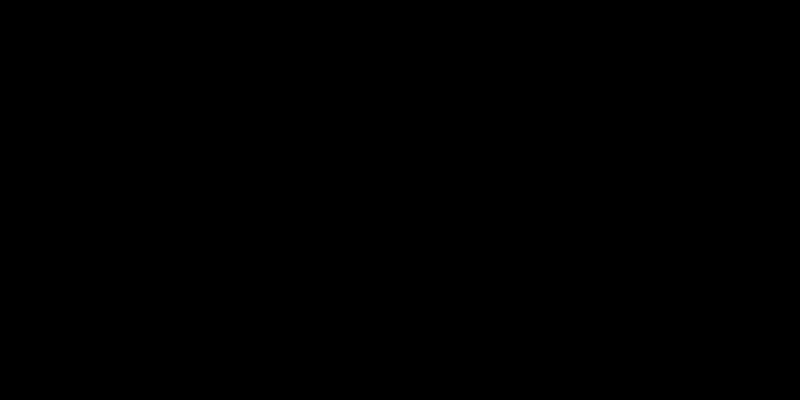
Frame 1 (no input)
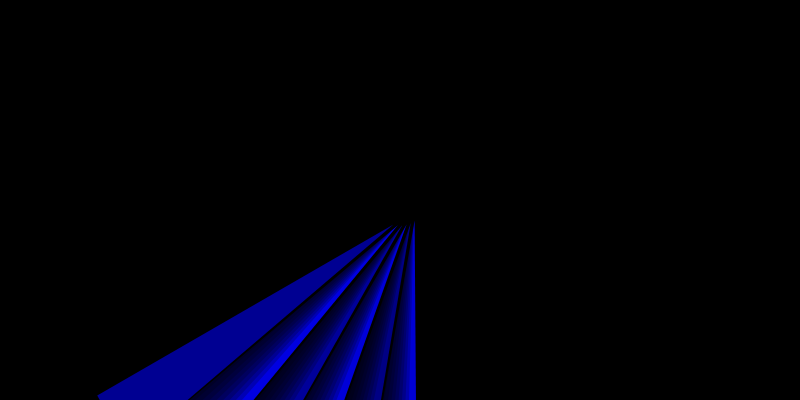
Frame 60 (no input)
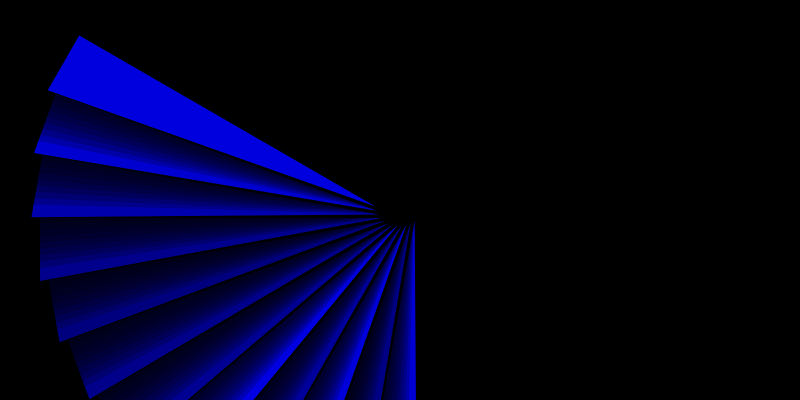
Frame 120 (the mouse pressed at the canvas centre since frame 60)

The p5.js sketch that drew these frames (run headless with seeded random() and noise() and a simulated clock; from frame 60 on, the mouse is pressed at the canvas centre):

// p5.js sketch
// ── sketch.js
function setup() {
  createCanvas(800, 400);
  background (0);
  rectMode(CENTER);
  noStroke();
}

function draw() {
  //frameCount: conteggia quanti frame draw vengono letti
  if(frameCount % 10 == 0){
    fill(0, 0, random (100, 255));
    push();
    translate(400,200);
    //specificare se in radianti o in gradi
    rotate(radians(frameCount));
    triangle(18, 18, 18, 360, 81, 360);
    pop();
 }else{
       fill(0, 0, 0, 50);
    push();
    translate(400,200);
    rotate(radians(frameCount + 1));
    triangle(18, 18, 18, 360, 81, 360);
    pop();
 }
}
